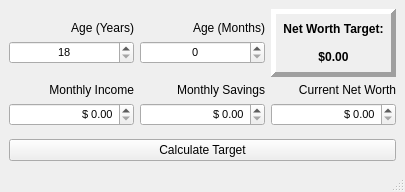
<?xml version="1.0" encoding="UTF-8"?>
<ui version="4.0">
 <class>MainWindow</class>
 <widget class="QMainWindow" name="MainWindow">
  <property name="geometry">
   <rect>
    <x>0</x>
    <y>0</y>
    <width>405</width>
    <height>192</height>
   </rect>
  </property>
  <property name="windowTitle">
   <string>Net Worth Target</string>
  </property>
  <property name="windowOpacity">
   <double>0.925000000000000</double>
  </property>
  <widget class="QWidget" name="centralwidget">
   <layout class="QGridLayout" name="gridLayout">
    <item row="4" column="1">
     <spacer name="verticalSpacer_2">
      <property name="orientation">
       <enum>Qt::Vertical</enum>
      </property>
      <property name="sizeHint" stdset="0">
       <size>
        <width>20</width>
        <height>40</height>
       </size>
      </property>
     </spacer>
    </item>
    <item row="9" column="0" colspan="3">
     <widget class="QPushButton" name="pushButton">
      <property name="text">
       <string>Calculate Target</string>
      </property>
     </widget>
    </item>
    <item row="7" column="1">
     <spacer name="verticalSpacer">
      <property name="orientation">
       <enum>Qt::Vertical</enum>
      </property>
      <property name="sizeHint" stdset="0">
       <size>
        <width>20</width>
        <height>40</height>
       </size>
      </property>
     </spacer>
    </item>
    <item row="6" column="1">
     <widget class="QDoubleSpinBox" name="doubleSpinBox_savings">
      <property name="font">
       <font>
        <pointsize>8</pointsize>
       </font>
      </property>
      <property name="alignment">
       <set>Qt::AlignRight|Qt::AlignTrailing|Qt::AlignVCenter</set>
      </property>
      <property name="prefix">
       <string>$ </string>
      </property>
      <property name="maximum">
       <double>9999.989999999999782</double>
      </property>
      <property name="singleStep">
       <double>100.000000000000000</double>
      </property>
     </widget>
    </item>
    <item row="5" column="2">
     <widget class="QLabel" name="label_networth">
      <property name="text">
       <string>Current Net Worth</string>
      </property>
      <property name="alignment">
       <set>Qt::AlignRight|Qt::AlignTrailing|Qt::AlignVCenter</set>
      </property>
     </widget>
    </item>
    <item row="3" column="0">
     <widget class="QSpinBox" name="spinBox_age">
      <property name="font">
       <font>
        <pointsize>8</pointsize>
        <weight>50</weight>
        <bold>false</bold>
       </font>
      </property>
      <property name="alignment">
       <set>Qt::AlignCenter</set>
      </property>
      <property name="minimum">
       <number>18</number>
      </property>
     </widget>
    </item>
    <item row="5" column="0">
     <widget class="QLabel" name="label_income">
      <property name="text">
       <string>Monthly Income</string>
      </property>
      <property name="alignment">
       <set>Qt::AlignRight|Qt::AlignTrailing|Qt::AlignVCenter</set>
      </property>
     </widget>
    </item>
    <item row="6" column="2">
     <widget class="QDoubleSpinBox" name="doubleSpinBox_networth">
      <property name="font">
       <font>
        <pointsize>8</pointsize>
       </font>
      </property>
      <property name="alignment">
       <set>Qt::AlignRight|Qt::AlignTrailing|Qt::AlignVCenter</set>
      </property>
      <property name="prefix">
       <string>$ </string>
      </property>
      <property name="maximum">
       <double>9999999.990000000223517</double>
      </property>
      <property name="singleStep">
       <double>1000.000000000000000</double>
      </property>
     </widget>
    </item>
    <item row="0" column="2" rowspan="5">
     <widget class="QLabel" name="outputLabel">
      <property name="font">
       <font>
        <weight>75</weight>
        <bold>true</bold>
       </font>
      </property>
      <property name="frameShape">
       <enum>QFrame::Panel</enum>
      </property>
      <property name="frameShadow">
       <enum>QFrame::Raised</enum>
      </property>
      <property name="lineWidth">
       <number>5</number>
      </property>
      <property name="midLineWidth">
       <number>1</number>
      </property>
      <property name="text">
       <string>Net Worth Target:

$0.00</string>
      </property>
      <property name="alignment">
       <set>Qt::AlignCenter</set>
      </property>
     </widget>
    </item>
    <item row="2" column="0">
     <widget class="QLabel" name="label_age_year">
      <property name="text">
       <string>Age (Years)</string>
      </property>
      <property name="alignment">
       <set>Qt::AlignRight|Qt::AlignTrailing|Qt::AlignVCenter</set>
      </property>
     </widget>
    </item>
    <item row="2" column="1">
     <widget class="QLabel" name="label_age_month">
      <property name="text">
       <string>Age (Months)</string>
      </property>
      <property name="alignment">
       <set>Qt::AlignRight|Qt::AlignTrailing|Qt::AlignVCenter</set>
      </property>
     </widget>
    </item>
    <item row="6" column="0">
     <widget class="QDoubleSpinBox" name="doubleSpinBox_income">
      <property name="font">
       <font>
        <pointsize>8</pointsize>
        <weight>50</weight>
        <italic>false</italic>
        <bold>false</bold>
       </font>
      </property>
      <property name="alignment">
       <set>Qt::AlignRight|Qt::AlignTrailing|Qt::AlignVCenter</set>
      </property>
      <property name="prefix">
       <string>$ </string>
      </property>
      <property name="maximum">
       <double>9999.989999999999782</double>
      </property>
      <property name="singleStep">
       <double>100.000000000000000</double>
      </property>
      <property name="value">
       <double>0.000000000000000</double>
      </property>
     </widget>
    </item>
    <item row="3" column="1">
     <widget class="QSpinBox" name="spinBox_month">
      <property name="font">
       <font>
        <pointsize>8</pointsize>
        <weight>50</weight>
        <bold>false</bold>
       </font>
      </property>
      <property name="alignment">
       <set>Qt::AlignCenter</set>
      </property>
      <property name="maximum">
       <number>11</number>
      </property>
     </widget>
    </item>
    <item row="5" column="1">
     <widget class="QLabel" name="label_savings">
      <property name="text">
       <string>Monthly Savings</string>
      </property>
      <property name="alignment">
       <set>Qt::AlignRight|Qt::AlignTrailing|Qt::AlignVCenter</set>
      </property>
     </widget>
    </item>
   </layout>
  </widget>
  <widget class="QStatusBar" name="statusbar"/>
 </widget>
 <tabstops>
  <tabstop>spinBox_age</tabstop>
  <tabstop>spinBox_month</tabstop>
  <tabstop>doubleSpinBox_income</tabstop>
  <tabstop>doubleSpinBox_savings</tabstop>
  <tabstop>doubleSpinBox_networth</tabstop>
  <tabstop>pushButton</tabstop>
 </tabstops>
 <resources/>
 <connections/>
</ui>
